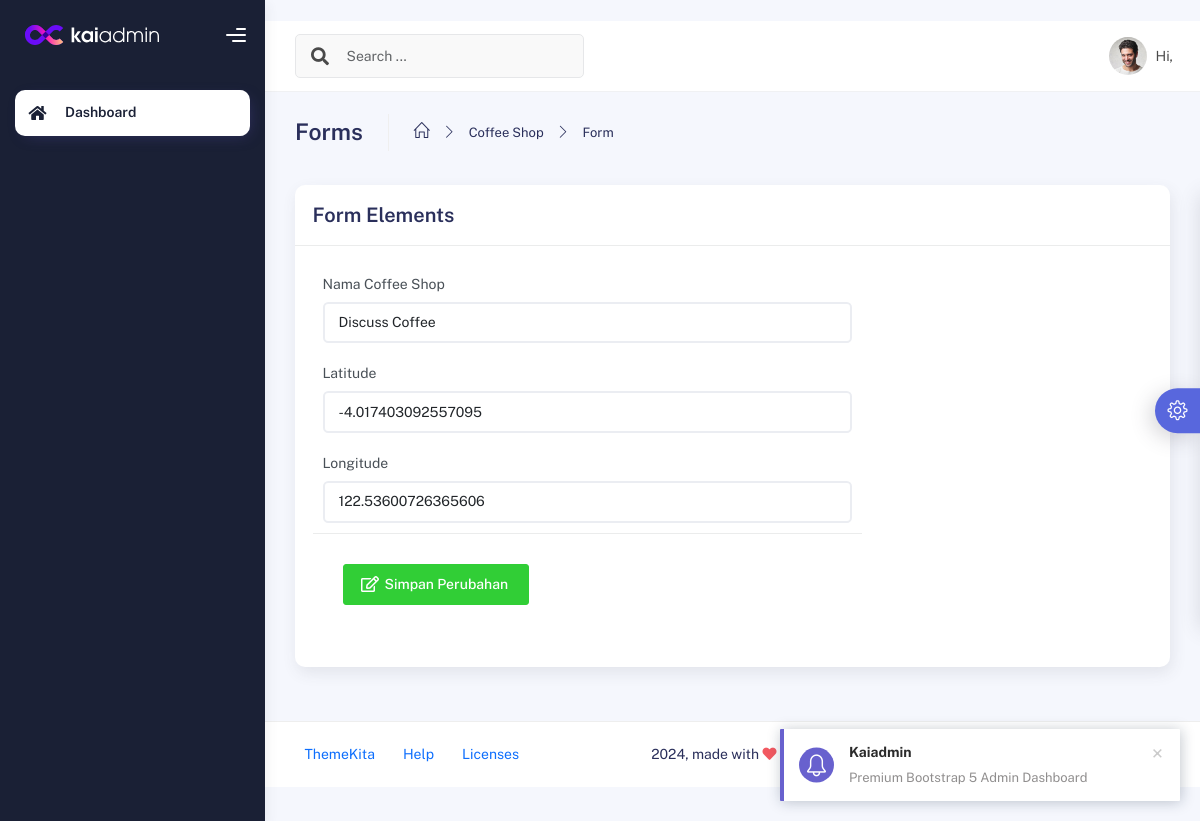
The page /admin/coffee_shop/olah_coffee_shop.php?id_coffee=1 on the database its author committed.
### tables this page shows
CREATE TABLE `coffee_shops` (
  `id` int(11) NOT NULL,
  `name` varchar(255) NOT NULL,
  `lat` double NOT NULL,
  `lng` double NOT NULL,
  `alamat` varchar(255) NOT NULL,
  `link_share_loc` varchar(1000) NOT NULL
);

### admin/coffee_shop/olah_coffee_shop.php (the view, shortened to what this page needs)
<?php
include "../../config/koneksi.php";
$nama_coffee_shop = "";
$lat = "";
$lng = "";
if (isset($_GET["id_coffee"])) {
  $id_coffee_shop = $_GET["id_coffee"];
  $query = mysqli_query($conn, "SELECT * FROM coffee_shops WHERE id='$id_coffee_shop'");
  $data = mysqli_fetch_array($query);
  $nama_coffee_shop = $data["name"];
  $lat = $data["lat"];
  $lng = $data["lng"];
}
?>
<!DOCTYPE html>
<html lang="en">
<head>
  <link rel="stylesheet" href="../../assets/css/bootstrap.min.css" />
  <link rel="stylesheet" href="../../assets/css/plugins.min.css" />
  <link rel="stylesheet" href="../../assets/css/kaiadmin.min.css" />
  <link rel="stylesheet" href="../../assets/css/demo.css" />
</head>
<body>
  <div class="wrapper">
    <div class="sidebar sidebar-style-2" data-background-color="dark">
      <div class="sidebar-logo">
        <div class="logo-header" data-background-color="dark">
          <a href="" class="logo">
            <img src="../../assets/img/kaiadmin/logo_light.svg" alt="navbar brand" class="navbar-brand" height="20" />
          </a>
          <div class="nav-toggle">
            <button class="btn btn-toggle toggle-sidebar">
              <i class="gg-menu-right"></i>
            </button>
          </div>
        </div>
      </div>
      <div class="sidebar-wrapper scrollbar scrollbar-inner">
        <div class="sidebar-content">
          <ul class="nav nav-secondary">
            <li class="nav-item active">
              <a href="../index.php" class="collapsed" aria-expanded="false">
                <i class="fas fa-home"></i>
                <p>Dashboard</p>
              </a>
            </li>
          </ul>
        </div>
      </div>
    </div>
    <div class="main-panel">
      <div class="main-header">
        <nav class="navbar navbar-header navbar-header-transparent navbar-expand-lg border-bottom">
          <div class="container-fluid">
            <nav class="navbar navbar-header-left navbar-expand-lg navbar-form nav-search p-0 d-none d-lg-flex">
              <div class="input-group">
                <div class="input-group-prepend">
                  <button type="submit" class="btn btn-search pe-1">
                    <i class="fa fa-search search-icon"></i>
                  </button>
                </div>
                <input type="text" placeholder="Search ..." class="form-control" />
              </div>
            </nav>
            <ul class="navbar-nav topbar-nav ms-md-auto align-items-center">
              <li class="nav-item topbar-user dropdown hidden-caret">
                <a class="dropdown-toggle profile-pic" data-bs-toggle="dropdown" href="#" aria-expanded="false">
                  <div class="avatar-sm">
                    <img src="../../assets/img/profile.jpg" alt="..." class="avatar-img rounded-circle" />
                  </div>
                  <span class="profile-username">
                    <span class="op-7">Hi,</span>
                  </span>
                </a>
              </li>
            </ul>
          </div>
        </nav>
      </div>
      <div class="container">
        <div class="page-inner">
          <div class="page-header">
            <h3 class="fw-bold mb-3">Forms</h3>
            <ul class="breadcrumbs mb-3">
              <li class="nav-home">
                <a href="#">
                  <i class="icon-home"></i>
                </a>
              </li>
              <li class="separator">
                <i class="icon-arrow-right"></i>
              </li>
              <li class="nav-item">
                <a href="#">Coffee Shop</a>
              </li>
              <li class="separator">
                <i class="icon-arrow-right"></i>
              </li>
              <li class="nav-item">
                <a href="#">Form</a>
              </li>
            </ul>
          </div>
          <div class="row">
            <div class="col-md-12">
              <div class="card">
                <div class="card-header">
                  <div class="card-title">Form Elements</div>
                </div>
                <div class="card-body">
                  <div class="row">
                    <div class="col-12 col-md-8">
                      <form action="proses_coffee_shop.php" method="post" enctype="multipart/form-data">
                        <div class="form-group">
                          <label for="nama_coffee_shop">Nama Coffee Shop</label>
                          <input type="text" class="form-control" name="nama_coffee_shop" id="nama_coffee_shop" placeholder="Masukkan Nama Coffee Shop" value="<?php echo $nama_coffee_shop ?>" required>
                        </div>
                        <div class="form-group">
                          <label for="lat">Latitude</label>
                          <input type="text" class="form-control" name="lat" id="lat" placeholder="Masukkan Latitude" value="<?php echo $lat ?>" required>
                        </div>
                        <div class="form-group">
                          <label for="lng">Longitude</label>
                          <input type="text" class="form-control" name="lng" id="lng" placeholder="Masukkan Longitude" value="<?php echo $lng ?>" required>
                        </div>
                        <div class="card-action">
                          <?php
                          if (isset($_GET['id_coffee'])) {
                            echo "<td><button type='submit' class='btn btn-success' name='btnProses' value='edit'><span class='btn-label'><i class='far fa-edit'></i>
                            </span> Simpan Perubahan</button></td>";
                          } else {
                            echo "<button type='submit' class='btn btn-primary' name='btnProses' value='tambah'><span class='btn-label'><i class='far fa-plus-square'></i>
                            </span> Tambah Data</button>";
                          }
                          ?>
                        </div>
                      </form>
                    </div>
                  </div>
                </div>
              </div>
            </div>
          </div>
        </div>
        <footer class="footer">
          <div class="container-fluid d-flex justify-content-between">
            <nav class="pull-left">
              <ul class="nav">
                <li class="nav-item">
                  <a class="nav-link" href="http://www.themekita.com">
                    ThemeKita
                  </a>
                </li>
                <li class="nav-item">
                  <a class="nav-link" href="#"> Help </a>
                </li>
                <li class="nav-item">
                  <a class="nav-link" href="#"> Licenses </a>
                </li>
              </ul>
            </nav>
            <div class="copyright">
              2024, made with <i class="fa fa-heart heart text-danger"></i> by
              <a href="http://www.themekita.com">ThemeKita</a>
            </div>
            <div>
              <a target="_blank" href="https://themewagon.com/">ThemeWagon</a>.
            </div>
          </div>
        </footer>
      </div>
      <div class="custom-template">
        <div class="custom-toggle">
          <i class="icon-settings"></i>
        </div>
      </div>
    </div>
</body>
</html>

### assets/css/demo.css (style rules this page uses)
.custom-template { position: fixed; top: 50%; transform: translateY(-50%); right: -325px; width: 325px; height: max-content; display: block; z-index: 1; background: #ffffff; transition: all .3s; z-index: 1003; box-shadow: -1px 1px 20px rgba(69, 65, 78, 0.15); border-top-left-radius: 5px; border-bottom-left-radius: 5px; transition: all .5s; }
.custom-template .custom-toggle { position: absolute; width: 45px; height: 45px; background: #5867dd; top: 50%; left: -45px; transform: translateY(-50%); display: flex; align-items: center; justify-content: center; text-align: center; border-top-left-radius: 30px; border-bottom-left-radius: 30px; cursor: pointer; color: #ffffff; box-shadow: -5px 5px 20px rgba(69, 65, 78, 0.21); }
.custom-template .custom-toggle i { font-size: 20px; animation: 1.3s spin linear infinite; }

### rows shown on the page
coffee_shops: nama_coffee_shop "Discuss Coffee", lat "-4.017403092557095", lng "122.53600726365606"
